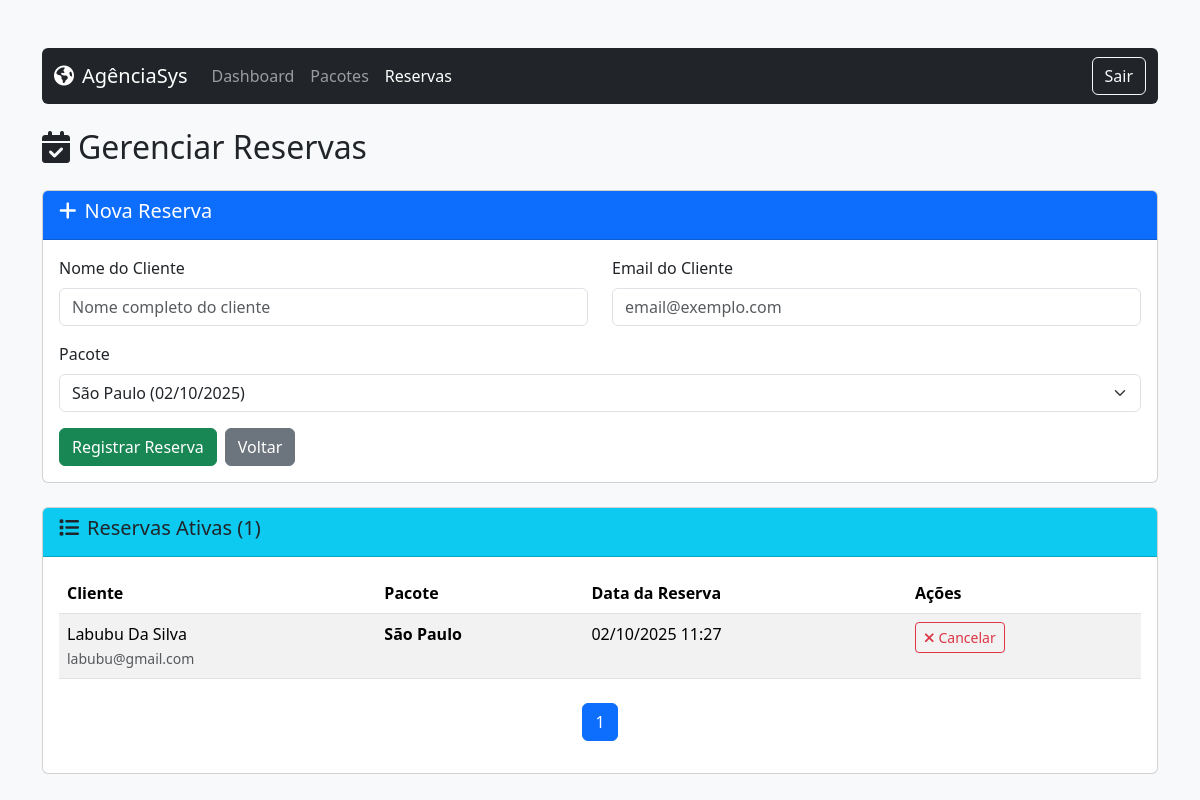
The app's page /reservas (signed in) with its own data.
### app/models.py (models this page shows, shortened)
class Reserva(db.Model):
    id = db.Column(db.Integer, primary_key=True)
    cliente_id = db.Column(db.Integer, db.ForeignKey('cliente.id'), nullable=False)
    pacote_id = db.Column(db.Integer, db.ForeignKey('pacote.id'), nullable=False)
    data_reserva = db.Column(db.DateTime, default=datetime.utcnow)
    status = db.Column(db.String(20), default='ativa', nullable=False)
    created_at = db.Column(db.DateTime, default=datetime.utcnow)

class Cliente(db.Model):
    id = db.Column(db.Integer, primary_key=True)
    nome = db.Column(db.String(100), nullable=False)
    email = db.Column(db.String(120), unique=True, nullable=False)
    telefone = db.Column(db.String(20))
    created_at = db.Column(db.DateTime, default=datetime.utcnow)
    reservas = db.relationship('Reserva', backref='cliente', lazy=True, cascade='all, delete-orphan')

class Pacote(db.Model):
    id = db.Column(db.Integer, primary_key=True)
    destino = db.Column(db.String(100), nullable=False)
    data_inicio = db.Column(db.Date, nullable=False)
    data_fim = db.Column(db.Date, nullable=False)
    preco = db.Column(db.Float, nullable=False)
    vagas_min = db.Column(db.Integer, nullable=False)
    vagas_max = db.Column(db.Integer, nullable=False)
    categoria = db.Column(db.String(50), nullable=False)
    descricao = db.Column(db.Text)
    politicas_cancelamento = db.Column(db.Text)
    created_at = db.Column(db.DateTime, default=datetime.utcnow)
    reservas = db.relationship('Reserva', backref='pacote', lazy=True, cascade='all, delete-orphan')

### app/view.py (the view, shortened to what this page needs)
@app.route('/reservas', methods=['GET', 'POST'])
@login_required
def gerenciar_reservas():
    form = ReservaForm()
    cancel_form = CancelarReservaForm()
    page = request.args.get('page', 1, type=int)
    reservas_ativas = Reserva.query.filter_by(status='ativa').order_by(Reserva.data_reserva.desc()).paginate(page=page, per_page=10)
    return render_template('gerenciar_reservas.html', form=form, reservas=reservas_ativas, cancel_form=cancel_form)

### app/forms.py
class ReservaForm(FlaskForm):
    cliente_nome = StringField('Nome do Cliente', validators=[DataRequired(), Length(min=3, max=100)])
    cliente_email = StringField('Email do Cliente', validators=[DataRequired(), Email()])
    pacote_id = SelectField('Pacote', coerce=int, validators=[DataRequired()])
    submit = SubmitField('Registrar Reserva')
    def __init__(self, *args, **kwargs):
        super(ReservaForm, self).__init__(*args, **kwargs)
        self.pacote_id.choices = [(p.id, f"{p.destino} ({p.data_inicio.strftime('%d/%m/%Y')})") for p in Pacote.query.filter(Pacote.data_inicio >= date.today()).order_by(Pacote.destino).all()]

class CancelarReservaForm(FlaskForm):
    motivo = TextAreaField('Motivo do Cancelamento (opcional)', validators=[Length(max=200)])
    submit = SubmitField('Confirmar Cancelamento')

### app/__init__.py (called while the page is built)
@login_manager.user_loader
def load_user(user_id):
    return Usuario.query.get(int(user_id))

### app/templates/gerenciar_reservas.html (shortened to what this page needs)
{% extends "base.html" %}
{% block content %}
<nav class="navbar navbar-expand-lg navbar-dark bg-dark mb-4 rounded">
    <div class="container-fluid">
        <a class="navbar-brand" href="{{ url_for('index') }}"><i class="fas fa-globe-americas me-2"></i>AgênciaSys</a>
        <div class="collapse navbar-collapse">
            <ul class="navbar-nav me-auto">
                <li class="nav-item"><a class="nav-link" href="{{ url_for('index') }}">Dashboard</a></li>
                <li class="nav-item"><a class="nav-link" href="{{ url_for('listar_pacotes') }}">Pacotes</a></li>
                <li class="nav-item"><a class="nav-link active" href="{{ url_for('gerenciar_reservas') }}">Reservas</a></li>
            </ul>
            <ul class="navbar-nav">
                <li class="nav-item"><a href="{{ url_for('logout') }}" class="btn btn-outline-light">Sair</a></li>
            </ul>
        </div>
    </div>
</nav>
<h2 class="mb-4"><i class="fas fa-calendar-check me-2"></i>Gerenciar Reservas</h2>
<div class="card mb-4">
    <div class="card-header bg-primary text-white">
        <h5><i class="fas fa-plus me-2"></i>Nova Reserva</h5>
    </div>
    <div class="card-body">
        <form method="POST" action="{{ url_for('gerenciar_reservas') }}">
            <div class="row">
                <div class="col-md-6 mb-3">
                    {{ form.cliente_nome.label(class="form-label") }}
                    {{ form.cliente_nome(class="form-control", placeholder="Nome completo do cliente") }}
                </div>
                <div class="col-md-6 mb-3">
                    {{ form.cliente_email.label(class="form-label") }}
                    {{ form.cliente_email(class="form-control", placeholder="email@exemplo.com") }}
                </div>
            </div>
            <div class="mb-3">
                {{ form.pacote_id.label(class="form-label") }}
                {{ form.pacote_id(class="form-select") }}
            </div>
            <div class="d-grid d-md-flex gap-2">
                {{ form.submit(class="btn btn-success") }}
                <a href="{{ url_for('index') }}" class="btn btn-secondary">Voltar</a>
            </div>
        </form>
    </div>
</div>
<div class="card">
    <div class="card-header bg-info">
        <h5><i class="fas fa-list me-2"></i>Reservas Ativas ({{ reservas.total }})</h5>
    </div>
    <div class="card-body">
        {% if reservas.items %}
        <div class="table-responsive">
            <table class="table table-striped table-hover mb-0">
                <thead>
                    <tr>
                        <th>Cliente</th>
                        <th>Pacote</th>
                        <th>Data da Reserva</th>
                        <th>Ações</th>
                    </tr>
                </thead>
                <tbody>
                    {% for reserva in reservas.items %}
                    <tr>
                        <td>{{ reserva.cliente.nome }}<br><small class="text-muted">{{ reserva.cliente.email }}</small></td>
                        <td><strong>{{ reserva.pacote.destino }}</strong></td>
                        <td>{{ reserva.data_reserva.strftime('%d/%m/%Y %H:%M') }}</td>
                        <td>
                            <button type="button" class="btn btn-sm btn-outline-danger" data-bs-toggle="modal" data-bs-target="#cancelModal{{ reserva.id }}">
                                <i class="fas fa-times me-1"></i>Cancelar
                            </button>
                        </td>
                    </tr>
                    {% endfor %}
                </tbody>
            </table>
        </div>
        <nav aria-label="Page navigation" class="mt-4">
          <ul class="pagination justify-content-center">
            {% for page_num in reservas.iter_pages() %}
              {% if page_num %}
                {% if reservas.page == page_num %}
                  <li class="page-item active"><a class="page-link" href="#">{{ page_num }}</a></li>
                {% else %}
                  <li class="page-item"><a class="page-link" href="{{ url_for('gerenciar_reservas', page=page_num) }}">{{ page_num }}</a></li>
                {% endif %}
              {% else %}
                <li class="page-item disabled"><span class="page-link">...</span></li>
              {% endif %}
            {% endfor %}
          </ul>
        </nav>
        {% else %}
        <div class="alert alert-light m-3">
            Nenhuma reserva ativa no momento.
        </div>
        {% endif %}
    </div>
</div>
{% endblock %}

### app/templates/base.html (style rules this page uses)
body { background-color: #f8f9fa; }

### records on screen
Reserva: cliente.nome "Labubu Da Silva", cliente.email "labubu@gmail.com", pacote.destino "São Paulo", data_reserva "02/10/2025 11:27"

### other values on screen
{{ reservas.total }} "1"
{{ page_num }} "1"
